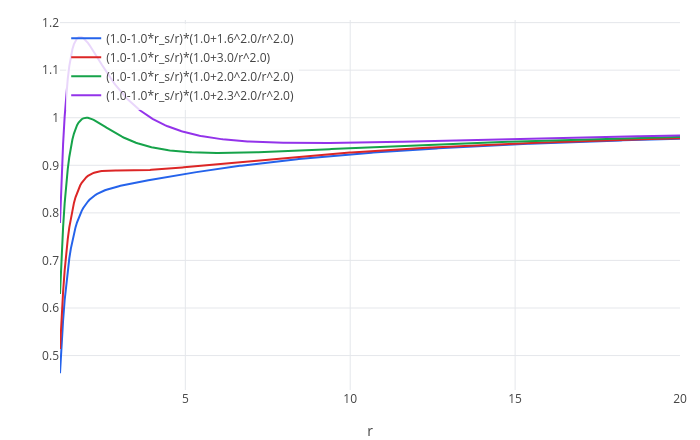

Notebook code for this chart:
### Markdown cell above
## 1. The effective potential

For a particle with angular momentum $L$ per unit mass, the Schwarzschild geodesic equations reduce to one equation
for the radius, like a ball rolling in a potential:

$$\left(\frac{dr}{d\tau}\right)^2 + V(r) = E^2, \qquad V(r) = \left(1 - \frac{r_s}{r}\right)\left(1 + \frac{L^2}{r^2}\right)$$

Multiplying out, $V = 1 - \dfrac{r_s}{r} + \dfrac{L^2}{r^2} - \dfrac{r_s L^2}{r^3}$. The first three terms are Newton's:
gravity pulling in, and the centrifugal barrier $L^2/r^2$ pushing out. The last term is new, and it wins at small $r$.
Here $V$ is for $r_s = 1$ and several values of $L$:

### Code cell
r_s = 1;
v1 = plot((1-r_s/r)*(1+1.6^2/r^2), r, 1.2, 20);
v2 = plot((1-r_s/r)*(1+3/r^2), r, 1.2, 20);
v3 = plot((1-r_s/r)*(1+2^2/r^2), r, 1.2, 20);
v4 = plot((1-r_s/r)*(1+2.3^2/r^2), r, 1.2, 20);
show(v1, v2, v3, v4)

### Figure 1 — Plotly figure (JSON) as saved in the notebook; plotly's stock layout.template omitted (floating-point values rounded to 4 significant figures; data arrays with more than 128 entries replaced by an {"elided": "..."} marker saying what was removed)
{"data": [{"line": {"color": "#2563eb", "width": 2}, "mode": "lines", "name": "(1.0-1.0*r_s/r)*(1.0+1.6^2.0/r^2.0)", "type": "scatter", "x": {"elided": "402 float values"}, "y": {"elided": "402 float values"}}, {"line": {"color": "#dc2626", "width": 2}, "mode": "lines", "name": "(1.0-1.0*r_s/r)*(1.0+3.0/r^2.0)", "type": "scatter", "x": {"elided": "402 float values"}, "y": {"elided": "402 float values"}}, {"line": {"color": "#16a34a", "width": 2}, "mode": "lines", "name": "(1.0-1.0*r_s/r)*(1.0+2.0^2.0/r^2.0)", "type": "scatter", "x": {"elided": "402 float values"}, "y": {"elided": "402 float values"}}, {"line": {"color": "#9333ea", "width": 2}, "mode": "lines", "name": "(1.0-1.0*r_s/r)*(1.0+2.3^2.0/r^2.0)", "type": "scatter", "x": {"elided": "402 float values"}, "y": {"elided": "402 float values"}}], "layout": {"height": 440, "legend": {"bgcolor": "rgba(255,255,255,0.8)", "x": 0.01, "y": 0.99}, "margin": {"b": 50, "l": 60, "r": 20, "t": 20}, "showlegend": true, "title": {"text": ""}, "width": 700, "xaxis": {"title": {"text": "r"}, "zeroline": true}, "yaxis": {"range": [0.4276, 1.205], "title": {"text": ""}, "zeroline": true}}}
